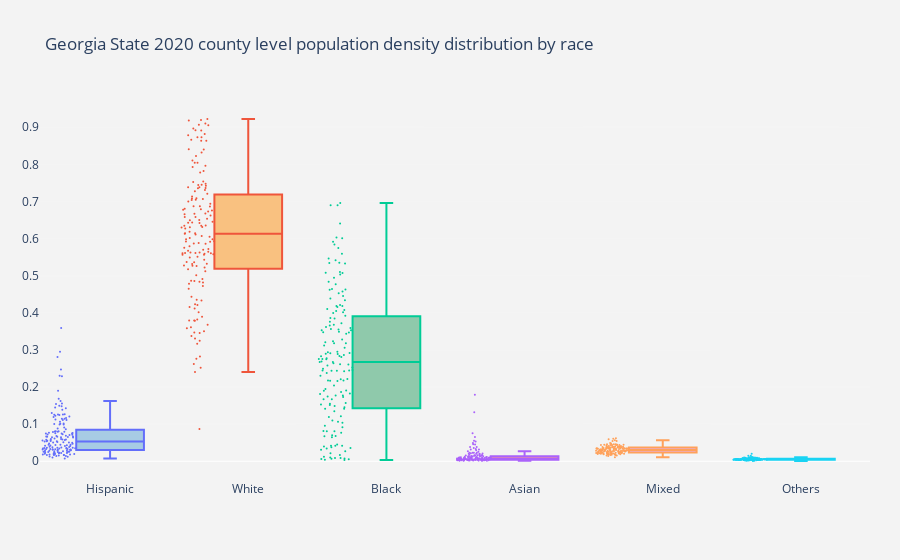

Notebook source saved alongside this figure:
### Code cell
# racial density distribution county level
# Georgia State 2020 county level population density distribution by race
# list1 is a list for county level pop density
list1 = [racedenscounty['Population Density:Hispanic'],racedenscounty['Population Density: White'],racedenscounty['Population Density: Black'],racedenscounty['Population Density: Asian'], racedenscounty['Population Density: Mixed'], racedenscounty['Population Density: Others']]
name1 = 'Georgia State 2020 county level population density distribution by race'
distribution(list1, 'Georgia State 2020 county level population density distribution by race', 'html_files/county_race_density.html',racedenscounty['Area Name'] )

### Figure 1 — Plotly figure (JSON) as saved in the notebook; plotly's stock layout.template omitted (floating-point values rounded to 4 significant figures; data arrays with more than 128 entries replaced by an {"elided": "..."} marker saying what was removed)
{"data": [{"boxpoints": "all", "fillcolor": "rgba(93, 164, 214, 0.5)", "jitter": 0.5, "line": {"width": 2}, "marker": {"size": 2}, "name": "Hispanic", "text": {"elided": "159 str values"}, "type": "box", "whiskerwidth": 0.2, "y": {"elided": "159 float values"}}, {"boxpoints": "all", "fillcolor": "rgba(255, 144, 14, 0.5)", "jitter": 0.5, "line": {"width": 2}, "marker": {"size": 2}, "name": "White", "text": {"elided": "159 str values"}, "type": "box", "whiskerwidth": 0.2, "y": {"elided": "159 float values"}}, {"boxpoints": "all", "fillcolor": "rgba(44, 160, 101, 0.5)", "jitter": 0.5, "line": {"width": 2}, "marker": {"size": 2}, "name": "Black", "text": {"elided": "159 str values"}, "type": "box", "whiskerwidth": 0.2, "y": {"elided": "159 float values"}}, {"boxpoints": "all", "fillcolor": "rgba(255, 65, 54, 0.5)", "jitter": 0.5, "line": {"width": 2}, "marker": {"size": 2}, "name": "Asian", "text": {"elided": "159 str values"}, "type": "box", "whiskerwidth": 0.2, "y": {"elided": "159 float values"}}, {"boxpoints": "all", "fillcolor": "rgba(207, 114, 255, 0.5)", "jitter": 0.5, "line": {"width": 2}, "marker": {"size": 2}, "name": "Mixed", "text": {"elided": "159 str values"}, "type": "box", "whiskerwidth": 0.2, "y": {"elided": "159 float values"}}, {"boxpoints": "all", "fillcolor": "rgba(127, 96, 0, 0.5)", "jitter": 0.5, "line": {"width": 2}, "marker": {"size": 2}, "name": "Others", "text": {"elided": "159 str values"}, "type": "box", "whiskerwidth": 0.2, "y": {"elided": "159 float values"}}], "layout": {"margin": {"b": 80, "l": 40, "r": 30, "t": 100}, "paper_bgcolor": "rgb(243, 243, 243)", "plot_bgcolor": "rgb(243, 243, 243)", "showlegend": false, "title": {"text": "Georgia State 2020 county level population density distribution by race"}, "yaxis": {"autorange": true, "dtick": 0.1, "gridcolor": "rgb(255, 255, 255)", "gridwidth": 0.1, "showgrid": true, "zeroline": true, "zerolinecolor": "rgb(255, 255, 255)", "zerolinewidth": 1}}}
